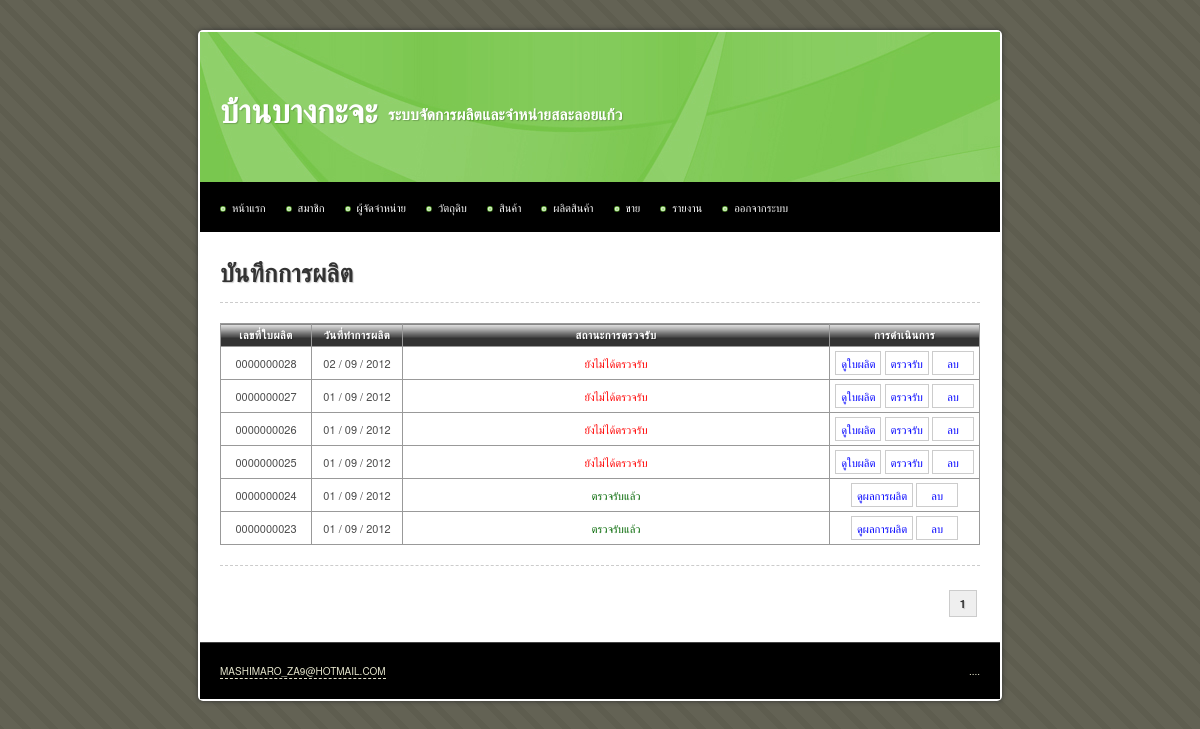
/main/production_log.php (signed in), run on an earlier commit of the app's database.
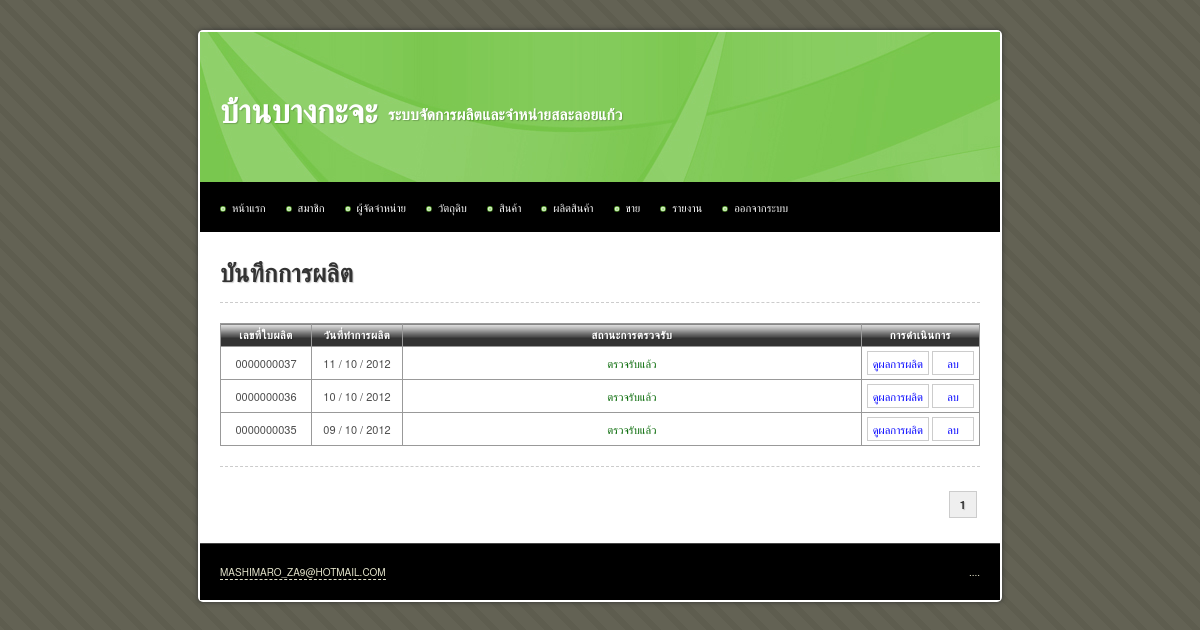
And on a later commit of the database.
### tables this page shows
CREATE TABLE IF NOT EXISTS `production_log` (
  `id` int(10) unsigned NOT NULL AUTO_INCREMENT,
  `is_approved` tinyint(1) unsigned NOT NULL DEFAULT '0',
  `description` text,
  `date_create` date NOT NULL,
  `date_exp` date NOT NULL,
  `date_work` date NOT NULL,
  `date_update` timestamp NOT NULL DEFAULT CURRENT_TIMESTAMP,
  PRIMARY KEY (`id`)
);

### iic_tools/helpers/iic_utilities_helper.php (called while the page is built, shortened)
<?php
function change_date_format($date, $old_separator = "-", $old_format = 'y-m-d', $new_separator = " / ", $new_format = "d-m-y")
{
	@list($_old_format_path1, $_old_format_path2, $_old_format_path3) = explode('-', $old_format);
	@list($_date_path[$_old_format_path1], $_date_path[$_old_format_path2], $_date_path[$_old_format_path3]) = explode($old_separator, $date);
	@list($_new_format_path1, $_new_format_path2, $_new_format_path3) = explode('-', $new_format);
	$_new_date = $_date_path[$_new_format_path1].$new_separator.$_date_path[$_new_format_path2].$new_separator.$_date_path[$_new_format_path3];
	return $_new_date;
}
function zero_fill($length, $data)
{
	while(strlen($data) < $length)
	{
		$data = '0'.$data;
	}
	return $data;
}

### main/production_log.php (the view, shortened to what this page needs)
<?php
$sql = 'SELECT * FROM product_order';
$query = mysql_query($sql) or die(mysql_error());
$total_rows = mysql_num_rows($query);
$rows_per_page = 10;
$limit_start = ($_GET['page'] - 1) * $rows_per_page;
$target = 'product_order.php?page=';
?>
<!DOCTYPE html PUBLIC "-//W3C//DTD XHTML 1.0 Transitional//EN" "http://www.w3.org/TR/xhtml1/DTD/xhtml1-transitional.dtd">
<html xmlns="http://www.w3.org/1999/xhtml">
<head>
<?php include("inc.css.php"); ?>
</head>
<body>
<div id="container">
	<?php include("inc.header.php"); ?>
	<div id="content">
		<h1>บันทึกการผลิต</h1>
		<hr />
			<table width="100%" border="1" align="center" cellpadding="5" cellspacing="0">
				<thead>
					<tr>
						<th width="80">เลขที่ใบผลิต</th>
						<th width="80">วันที่ทำการผลิต</th>
						<th>สถานะการตรวจรับ</th>
						<th width="100">การดำเนินการ</th>
					</tr>
				</thead>
				<tbody>
					<?php
					$sql = 'SELECT *
							FROM production_log
							ORDER BY id DESC
							LIMIT '.$limit_start.', '.$rows_per_page;
					$query = mysql_query($sql) or die(mysql_error());
					$query_rows	= mysql_num_rows($query);
					if($query_rows > 0)
					{
						while($data = mysql_fetch_array($query))
						{
							$status = ($data['is_approved'] == 0) ? '<span class="red">ยังไม่ได้ตรวจรับ</span>' : '<span class="green">ตรวจรับแล้ว</span>';
							echo '	<tr>
										<td class="center">'.zero_fill(10, $data['id']).'</td>
										<td class="center">'.change_date_format($data['date_work']).'</td>
										<td class="center">'.$status.'</td>
										<td class="center nowarp">';
							if($data['is_approved'])
							{
								echo '<a class="button" href="production_log_read.php?id='.$data['id'].'">ดูผลการผลิต</a>';
							}
							else
							{
								echo '<a class="button" href="production_log_print.php?id='.$data['id'].'" target="_blank">ดูใบผลิต</a>
									  <a class="button" href="production_log_approve.php?id='.$data['id'].'">ตรวจรับ</a>';
							}
							echo '
											<a class="button" href="production_log_delete.php?id='.$data['id'].'">ลบ</a>
										</td>
									</tr>';
						}
					}
					else
					{
						echo '<tr><td colspan="7" class="center">ไม่มีข้อมูล</td></tr>';
					}
					?>
				</tbody>
			</table>
		<hr />
		<div class="pagination">
			<?php echo get_pagination($total_rows, $target, $_GET['page'], $rows_per_page); ?>
		</div>
	</div>
	<?php include("inc.footer.php"); ?>
</div>
</body>
</html>

### iic_tools/helpers/iic_crud_helper.php (shortened to what this page needs)
<?php
function get_pagination($total_rows, $target, $current_page, $rows_per_page = 10)
{
	$_total_page = ceil($total_rows / $rows_per_page);
	$_pagination = '';
	$_loop = 1;
	while($_loop <= $_total_page)
	{
		if($_loop <= 3 || $_loop > ($_total_page - 3))
		{
			if($_loop == $current_page)
			{
				$_pagination .= '<strong>'.$_loop.'</strong>';
			}
			else
			{
				$_pagination .= '<a href="'.$target.$_loop.'" title="Page '.$_loop.'">&nbsp;'.$_loop.'&nbsp;</a>';
			}
		}
		$_loop++;
	}
	return $_pagination;
}

What changed in the data, as far as the page shows it:
removed production_log: id "0000000028", date_work "02 / 09 / 2012", is_approved "ยังไม่ได้ตรวจรับ"
removed production_log: id "0000000027", date_work "01 / 09 / 2012", is_approved "ยังไม่ได้ตรวจรับ"
removed production_log: id "0000000026", date_work "01 / 09 / 2012", is_approved "ยังไม่ได้ตรวจรับ"
removed production_log: id "0000000025", date_work "01 / 09 / 2012", is_approved "ยังไม่ได้ตรวจรับ"
removed production_log: id "0000000024", date_work "01 / 09 / 2012", is_approved "ตรวจรับแล้ว"
removed production_log: id "0000000023", date_work "01 / 09 / 2012", is_approved "ตรวจรับแล้ว"
added production_log: id "0000000037", date_work "11 / 10 / 2012", is_approved "ตรวจรับแล้ว"
added production_log: id "0000000036", date_work "10 / 10 / 2012", is_approved "ตรวจรับแล้ว"
added production_log: id "0000000035", date_work "09 / 10 / 2012", is_approved "ตรวจรับแล้ว"
